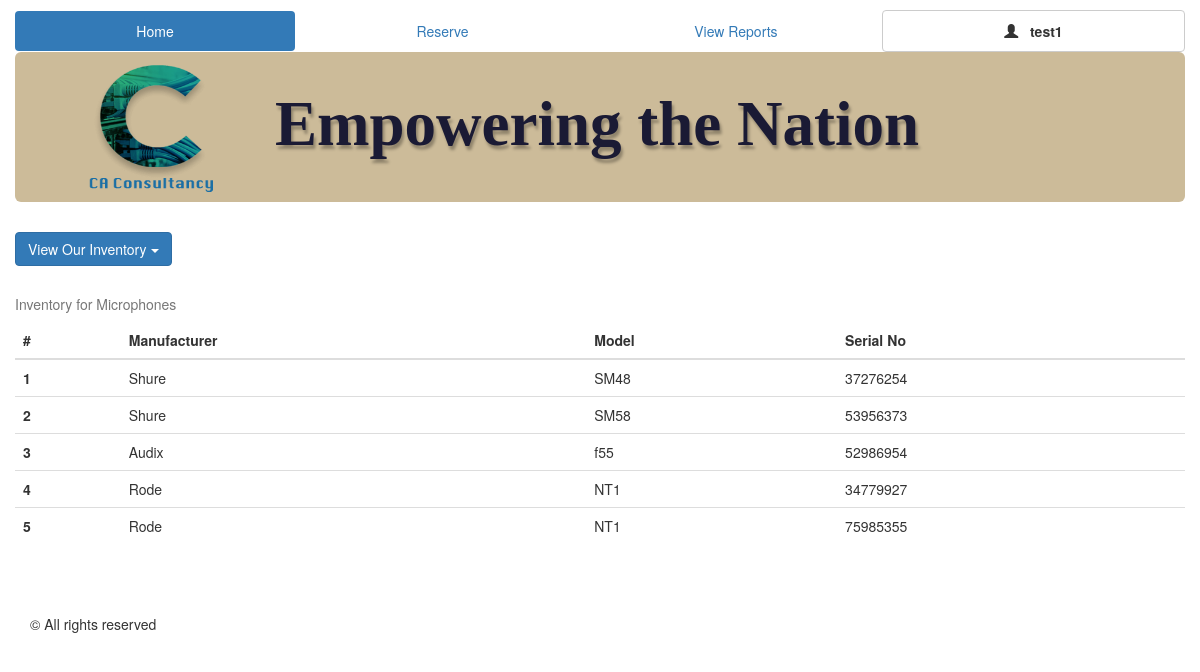
The app's page /app/microphone.php (signed in) with its own data.
### tables this page shows
CREATE TABLE Microphone (
  resourceID int unsigned NOT NULL,
  resourceTypeID int unsigned NOT NULL DEFAULT 4 CHECK(resourceTypeId = 4),  
  serialNum int NOT NULL,
  model varchar(25) NOT NULL,
  manufacturer varchar(25) NOT NULL,
  CONSTRAINT PK_Microphone PRIMARY KEY(resourceId),
  CONSTRAINT FK_MicResource FOREIGN KEY(resourceId) REFERENCES Resource(resourceId),
  CONSTRAINT FK_MicResource1 FOREIGN KEY(resourceTypeID) REFERENCES Resource(resourceTypeId)  
);

### app/utilities/generic-function.php (the view, shortened to what this page needs)
<?php
function getDBLink()
{
    require 'credential.php';
    $link = mysqli_connect($DB_SERVER, $DB_USERNAME, $DB_PASSWORD, $DB_NAME);
    return $link;
}
function getResourceDropdown()
{
    $resourceHtml = '<div class="dropdown">
                      <button class="btn btn-default dropdown-toggle btn-primary" type="button" id="dropdownMenu1" data-toggle="dropdown" aria-haspopup="true" aria-expanded="true">
                        View Our Inventory
                        <span class="caret"></span>
                      </button>
                      <ul class="dropdown-menu" aria-labelledby="dropdownMenu1">
                        <li><a href="computer.php">Computer</a></li>
                        <li><a href="microphone.php">Microphone</a></li>
                        <li><a href="projector.php">Projector</a></li>
                        <li><a href="room.php">Room</a></li>
                      </ul>
                    </div>';
    return $resourceHtml;
}
function getMicrophoneDetail($query, $withAction = false)
{
    $addTh = $withAction == true ? "<th>Action</th>" : "";
    $caption = $withAction == true ? "Available Microphones" : "Inventory for Microphones";
    $computerHtmlUpper = '<table class="table top20x table-responsive">
      <caption>'.$caption.'</caption>
          <thead>
            <tr>
              <th>#</th>
              <th>Manufacturer</th>
              <th>Model</th>
              <th>Serial No</th>
              ' . $addTh . '
            </tr>
          </thead><tbody>';
    $computerHtmlMid = '';
    $computerHtmlBotom = '
          </tbody>
        </table>';
    $sql = $query;
    $link = getDBLink();
    if ($stmt = mysqli_prepare($link, $sql)) {
        if (mysqli_stmt_execute($stmt)) {
            $result = mysqli_stmt_get_result($stmt);
            if (mysqli_num_rows($result) > 0) {
                $i = 1;
                while ($row = mysqli_fetch_array($result, MYSQLI_ASSOC)) {
                    $addTd = $withAction == true ? '<td><button name="action" type="submit" class="btn btn-warning action" value="' . $row["resourceID"] . '">Book</button></td>' : "";
                    $computerHtmlMid = $computerHtmlMid . '<tr>
                          <th scope="row">' . $i . '</th>
                          <td>' . $row["manufacturer"] . '</td>
                          <td>' . $row["model"] . '</td>
                          <td>' . $row["serialNum"] . '</td>
                          ' . $addTd . '
                        </tr>';
                    $i++;
                }
            }
        } else {
            echo "ERROR: Could not able to execute $sql. " . mysqli_error($link);
        }
    } else {
        echo "ERROR: Could not able to execute $sql. " . mysqli_error($link);
    }
    return $computerHtmlUpper . $computerHtmlMid . $computerHtmlBotom;
}
?>

### app/assets/style/page-layout.css (style rules this page uses)
body { padding-top: 10px; }
.top20x { margin-top: 20px; }

### records on screen
microphone: manufacturer "Shure", model "SM48", serialNum "37276254"
microphone: manufacturer "Shure", model "SM58", serialNum "53956373"
microphone: manufacturer "Audix", model "f55", serialNum "52986954"
microphone: manufacturer "Rode", model "NT1", serialNum "34779927"
microphone: manufacturer "Rode", model "NT1", serialNum "75985355"

### other values on screen
$reserve_rent "Reserve"
$_SESSION['username'] "test1"
$caption "Inventory for Microphones"
